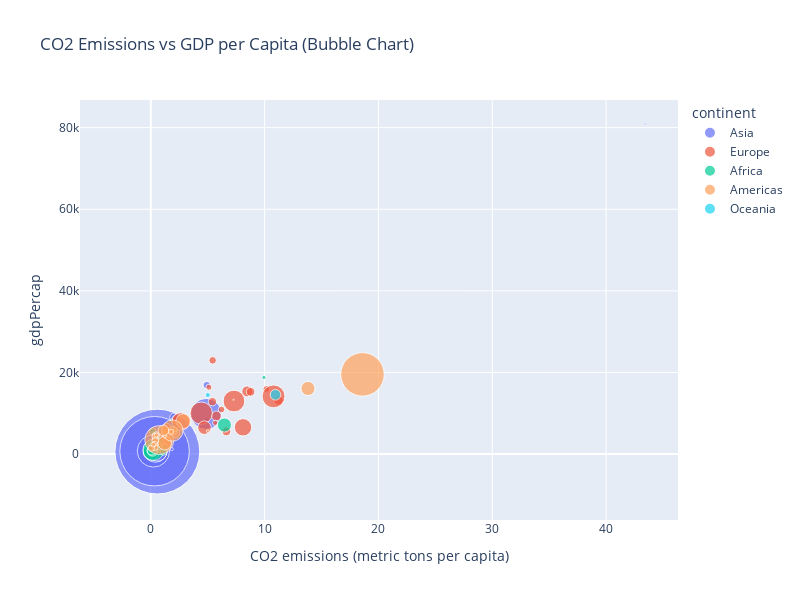

Write notebook code for a chart like this one.
### Code cell
import plotly.express as px
import plotly.graph_objs as go
data_strongest = df[df['Year']==strongest_year]
fig = px.scatter(data_strongest,
                 x='CO2 emissions (metric tons per capita)',
                 y='gdpPercap',
                 size='pop',              
                 color='continent',
                 hover_name='Country Name',
                 size_max=60,
                 title='CO2 Emissions vs GDP per Capita (Bubble Chart)',
                 width=800, 
                 height=600)
fig.show()

### Figure 1 — Plotly figure (JSON) as saved in the notebook; plotly's stock layout.template omitted (floating-point values rounded to 4 significant figures)
{"data": [{"hovertemplate": "<b>%{hovertext}</b><br><br>continent=Asia<br>CO2 emissions (metric tons per capita)=%{x}<br>gdpPercap=%{y}<br>pop=%{marker.size}<extra></extra>", "hovertext": ["Afghanistan", "Bahrain", "Bangladesh", "Cambodia", "China", "India", "Indonesia", "Iraq", "Israel", "Japan", "Jordan", "Kuwait", "Lebanon", "Malaysia", "Mongolia", "Myanmar", "Nepal", "Oman", "Pakistan", "Philippines", "Saudi Arabia", "Singapore", "Sri Lanka", "Thailand", "Vietnam"], "legendgroup": "Asia", "marker": {"color": "#636efa", "size": [11537966, 202182, 62821884, 6960067, 754550000, 506000000, 109343000, 8519282, 2693585, 100825279, 1255058, 575003, 2186894, 10154878, 1149500, 25870271, 11261690, 714775, 60641899, 35356600, 5618198, 1977600, 11737396, 34024249, 39463910], "sizemode": "area", "sizeref": 209600.0, "symbol": "circle"}, "mode": "markers", "name": "Asia", "orientation": "v", "showlegend": true, "type": "scatter", "x": [0.1238, 5.121, null, 0.06244, 0.5742, 0.3318, 0.2319, 2.056, 4.933, 4.864, 1.072, 43.43, 1.642, null, 1.835, 0.1435, 0.01881, 0.2055, 0.4025, 0.5554, 4.909, 1.546, 0.2519, 0.3602, 0.5749], "xaxis": "x", "y": [836.2, 14800.0, 721.2, 523.4, 612.7, 700.8, 762.4, 8931.0, 8394.0, 9848.0, 2742.0, 80890.0, 6007.0, 2278.0, 1226.0, 349, 676.4, 4721.0, 942.4, 1814.0, 16900.0, 4977.0, 1136.0, 1295.0, 637.1], "yaxis": "y"}, {"hovertemplate": "<b>%{hovertext}</b><br><br>continent=Europe<br>CO2 emissions (metric tons per capita)=%{x}<br>gdpPercap=%{y}<br>pop=%{marker.size}<extra></extra>", "hovertext": ["Albania", "Austria", "Belgium", "Bosnia and Herzegovina", "Bulgaria", "Croatia", "Czech Republic", "Denmark", "Finland", "France", "Germany", "Greece", "Hungary", "Iceland", "Ireland", "Italy", "Montenegro", "Netherlands", "Norway", "Poland", "Portugal", "Romania", "Serbia", "Slovak Republic", "Slovenia", "Spain", "Sweden", "Switzerland", "Turkey", "United Kingdom"], "legendgroup": "Europe", "marker": {"color": "#EF553B", "size": [1984060, 7376998, 9556500, 3585000, 8310226, 4174366, 9835109, 4838800, 4605744, 49569000, 76368453, 8716441, 10223422, 198676, 2900100, 52667100, 501035, 12596822, 3786019, 31785378, 9103000, 19284814, 7971222, 4442238, 1646912, 32850275, 7867931, 6063000, 33411317, 54959000], "sizemode": "area", "sizeref": 209600.0, "symbol": "circle"}, "mode": "markers", "name": "Europe", "orientation": "v", "showlegend": true, "type": "scatter", "x": [1.364, 5.418, 11.22, null, 6.638, null, null, 10.15, 6.213, 7.306, null, 2.249, 5.758, 7.269, 5.655, 4.431, null, 8.476, 5.107, 8.106, 1.398, 4.716, null, null, null, 2.647, 8.77, 5.435, 1.033, 10.78], "xaxis": "x", "y": [2760.0, 12830.0, 13150.0, 2172.0, 5577.0, 6960.0, 11400.0, 15940.0, 10920.0, 13000.0, 14750.0, 8513.0, 9327.0, 13320.0, 7656.0, 10020.0, 5908.0, 15360.0, 16360.0, 6557.0, 6362.0, 6471.0, 7992.0, 8413.0, 9405.0, 7994.0, 15260.0, 22970.0, 2826.0, 14140.0], "yaxis": "y"}, {"hovertemplate": "<b>%{hovertext}</b><br><br>continent=Africa<br>CO2 emissions (metric tons per capita)=%{x}<br>gdpPercap=%{y}<br>pop=%{marker.size}<extra></extra>", "hovertext": ["Algeria", "Angola", "Benin", "Botswana", "Burkina Faso", "Burundi", "Cameroon", "Central African Republic", "Chad", "Comoros", "Cote d'Ivoire", "Djibouti", "Equatorial Guinea", "Eritrea", "Ethiopia", "Gabon", "Ghana", "Guinea", "Guinea-Bissau", "Kenya", "Lesotho", "Liberia", "Libya", "Madagascar", "Malawi", "Mali", "Mauritania", "Mauritius", "Morocco", "Mozambique", "Namibia", "Niger", "Nigeria", "Rwanda", "Sao Tome and Principe", "Senegal", "Sierra Leone", "Somalia", "South Africa", "Sudan", "Swaziland", "Tanzania", "Togo", "Tunisia", "Uganda", "Zambia", "Zimbabwe"], "legendgroup": "Africa", "marker": {"color": "#00cc96", "size": [12760499, 5247469, 2427334, 553541, 5127935, 3330989, 6335506, 1733638, 3495967, 217378, 4744870, 127617, 259864, 1820319, 27860297, 489004, 8490213, 3451418, 601287, 10191512, 996380, 1279406, 1759224, 6334556, 4147252, 5212416, 1230542, 789309, 14770296, 8680909, 706640, 4534062, 47287752, 3451079, 70787, 3965841, 2662190, 3428839, 20997321, 12716129, 420690, 12607312, 1735550, 4786986, 8900294, 3900000, 4995432], "sizemode": "area", "sizeref": 209600.0, "symbol": "circle"}, "mode": "markers", "name": "Africa", "orientation": "v", "showlegend": true, "type": "scatter", "x": [0.6321, 0.1667, 0.05232, null, 0.01922, 0.01474, 0.07298, 0.05334, 0.03415, 0.08566, 0.3243, 0.6698, 0.09088, null, 0.04088, 1.827, 0.1857, 0.1805, 0.07074, 0.2661, null, 0.4657, 9.941, 0.1389, 0.08604, 0.0392, 0.1882, 0.6362, 0.3616, 0.2162, null, 0.03185, 0.2447, 0.0118, 0.1621, 0.1813, 0.1054, 0.07045, 6.466, 0.2508, 0.5525, 0.1419, 0.1067, 0.6389, 0.09445, 1.264, 1.123], "xaxis": "x", "y": [3247.0, 5523.0, 1036.0, 1215.0, 794.8, 413.0, 1508.0, 1136.0, 1197.0, 1876.0, 2052.0, 3020.0, 915.6, 468.8, 516.1, 8359.0, 1126.0, 708.8, 715.6, 1057.0, 498.6, 713.6, 18770.0, 1634.0, 495.5, 545.0, 1421.0, 2475.0, 1711.0, 566.7, 3794.0, 1054.0, 1015.0, 511.0, 1385.0, 1612.0, 1206.0, 1285.0, 7114.0, 1688.0, 2613.0, 848.2, 1478.0, 1932.0, 908.9, 1777.0, 569.8], "yaxis": "y"}, {"hovertemplate": "<b>%{hovertext}</b><br><br>continent=Americas<br>CO2 emissions (metric tons per capita)=%{x}<br>gdpPercap=%{y}<br>pop=%{marker.size}<extra></extra>", "hovertext": ["Argentina", "Bolivia", "Brazil", "Canada", "Chile", "Colombia", "Costa Rica", "Cuba", "Dominican Republic", "Ecuador", "El Salvador", "Guatemala", "Haiti", "Honduras", "Jamaica", "Mexico", "Nicaragua", "Panama", "Paraguay", "Peru", "Puerto Rico", "Trinidad and Tobago", "United States", "Uruguay"], "legendgroup": "Americas", "marker": {"color": "#FFA15A", "size": [22934225, 4040665, 88049823, 20819767, 8858908, 19764027, 1588717, 8139332, 4049146, 5432424, 3232927, 4690773, 4318137, 2500689, 1861096, 47995559, 1865490, 1405486, 2287985, 12132200, 2648961, 960155, 198712000, 2748579], "sizemode": "area", "sizeref": 209600.0, "symbol": "circle"}, "mode": "markers", "name": "Americas", "orientation": "v", "showlegend": true, "type": "scatter", "x": [2.858, 0.4466, 0.745, 13.81, 2.141, 1.217, 0.5171, 1.906, 0.3805, 0.4658, 0.3425, 0.3973, 0.05857, 0.3525, 2.145, 1.9, 0.494, 1.218, 0.213, 1.112, null, 5.01, 18.6, 1.776], "xaxis": "x", "y": [8053.0, 2587.0, 3430.0, 16080.0, 5107.0, 2679.0, 4162.0, 5690.0, 1654.0, 4579.0, 4359.0, 3243.0, 1452.0, 2538.0, 6125.0, 5755.0, 4643.0, 4421.0, 2299.0, 5788.0, 6929.0, 5621.0, 19530.0, 5445.0], "yaxis": "y"}, {"hovertemplate": "<b>%{hovertext}</b><br><br>continent=Oceania<br>CO2 emissions (metric tons per capita)=%{x}<br>gdpPercap=%{y}<br>pop=%{marker.size}<extra></extra>", "hovertext": ["Australia", "New Zealand"], "legendgroup": "Oceania", "marker": {"color": "#19d3f3", "size": [11872264, 2728150], "sizemode": "area", "sizeref": 209600.0, "symbol": "circle"}, "mode": "markers", "name": "Oceania", "orientation": "v", "showlegend": true, "type": "scatter", "x": [10.96, 5.008], "xaxis": "x", "y": [14530.0, 14460.0], "yaxis": "y"}], "layout": {"height": 600, "legend": {"itemsizing": "constant", "title": {"text": "continent"}, "tracegroupgap": 0}, "title": {"text": "CO2 Emissions vs GDP per Capita (Bubble Chart)"}, "width": 800, "xaxis": {"anchor": "y", "domain": [0, 1], "title": {"text": "CO2 emissions (metric tons per capita)"}}, "yaxis": {"anchor": "x", "domain": [0, 1], "title": {"text": "gdpPercap"}}}}
